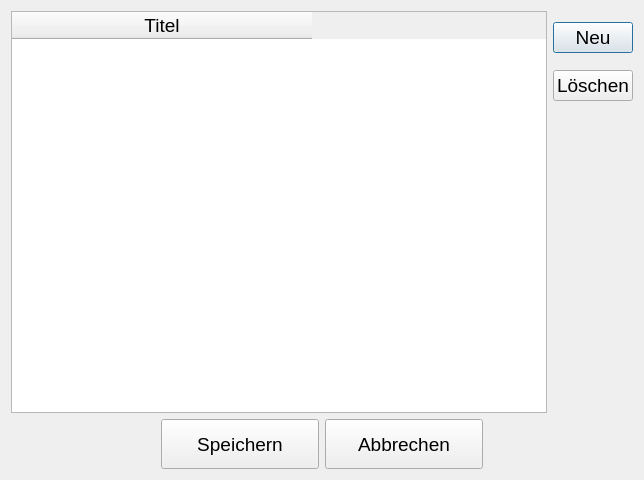
<?xml version="1.0" encoding="UTF-8"?>
<ui version="4.0">
 <class>Dialog_Title</class>
 <widget class="QDialog" name="Dialog_Title">
  <property name="geometry">
   <rect>
    <x>0</x>
    <y>0</y>
    <width>644</width>
    <height>480</height>
   </rect>
  </property>
  <property name="font">
   <font>
    <pointsize>14</pointsize>
   </font>
  </property>
  <property name="windowTitle">
   <string>Titel bearbeiten</string>
  </property>
  <layout class="QGridLayout" name="gridLayout_2">
   <item row="0" column="0">
    <layout class="QGridLayout" name="gridLayout">
     <item row="0" column="0">
      <widget class="QTableWidget" name="tableWidget">
       <property name="font">
        <font>
         <pointsize>14</pointsize>
        </font>
       </property>
       <property name="sortingEnabled">
        <bool>true</bool>
       </property>
       <attribute name="horizontalHeaderDefaultSectionSize">
        <number>300</number>
       </attribute>
       <attribute name="horizontalHeaderMinimumSectionSize">
        <number>100</number>
       </attribute>
       <column>
        <property name="text">
         <string>Titel</string>
        </property>
       </column>
      </widget>
     </item>
    </layout>
   </item>
   <item row="0" column="1">
    <layout class="QVBoxLayout" name="verticalLayout">
     <item>
      <widget class="QPushButton" name="btnNewRow">
       <property name="text">
        <string>Neu</string>
       </property>
      </widget>
     </item>
     <item>
      <widget class="QPushButton" name="btnDeleteRow">
       <property name="text">
        <string>Löschen</string>
       </property>
      </widget>
     </item>
     <item>
      <spacer name="verticalSpacer">
       <property name="orientation">
        <enum>Qt::Vertical</enum>
       </property>
       <property name="sizeType">
        <enum>QSizePolicy::Fixed</enum>
       </property>
       <property name="sizeHint" stdset="0">
        <size>
         <width>20</width>
         <height>300</height>
        </size>
       </property>
      </spacer>
     </item>
    </layout>
   </item>
   <item row="1" column="0" colspan="2">
    <layout class="QHBoxLayout" name="horizontalLayout">
     <item>
      <spacer name="horizontalSpacer">
       <property name="orientation">
        <enum>Qt::Horizontal</enum>
       </property>
       <property name="sizeType">
        <enum>QSizePolicy::Fixed</enum>
       </property>
       <property name="sizeHint" stdset="0">
        <size>
         <width>150</width>
         <height>20</height>
        </size>
       </property>
      </spacer>
     </item>
     <item>
      <widget class="QPushButton" name="btnSave">
       <property name="minimumSize">
        <size>
         <width>150</width>
         <height>50</height>
        </size>
       </property>
       <property name="font">
        <font>
         <pointsize>14</pointsize>
        </font>
       </property>
       <property name="text">
        <string>Speichern</string>
       </property>
      </widget>
     </item>
     <item>
      <widget class="QPushButton" name="btnCancel">
       <property name="minimumSize">
        <size>
         <width>150</width>
         <height>50</height>
        </size>
       </property>
       <property name="font">
        <font>
         <pointsize>14</pointsize>
        </font>
       </property>
       <property name="text">
        <string>Abbrechen</string>
       </property>
      </widget>
     </item>
     <item>
      <spacer name="horizontalSpacer_2">
       <property name="orientation">
        <enum>Qt::Horizontal</enum>
       </property>
       <property name="sizeType">
        <enum>QSizePolicy::Fixed</enum>
       </property>
       <property name="sizeHint" stdset="0">
        <size>
         <width>150</width>
         <height>20</height>
        </size>
       </property>
      </spacer>
     </item>
    </layout>
   </item>
  </layout>
 </widget>
 <resources/>
 <connections/>
</ui>
